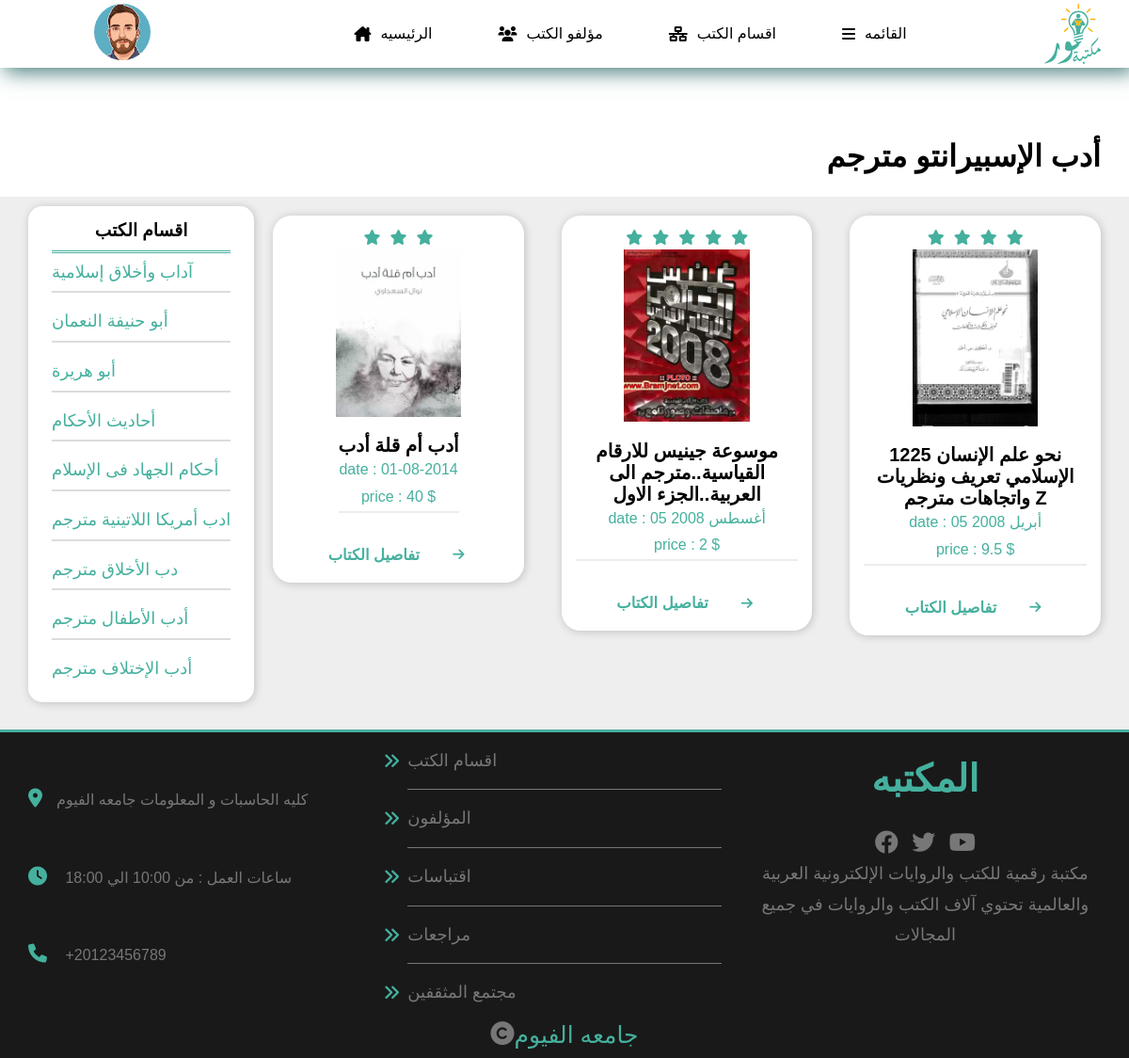
The page /Esperanto_literature_translated on the database its author committed.
### tables this page shows
CREATE TABLE "Sections_parts" (
	"id_sec"	int FOREIGNKEY,
	"part_sections"	varchar(255) NOT NULL,
	FOREIGN KEY("id_sec") REFERENCES "Customers"("sec_i")
);

CREATE TABLE "books" (
	"Book_id"	int IDENTITY(100, 1),
	"book_name"	varchar(255),
	"link"	char(100),
	"rate"	int,
	"book_date"	VARCHAR(255),
	"price"	INTEGER,
	"Description"	varchar(1000),
	"author_id"	int FOREIGNKEY,
	"link_book"	BLOB,
	"quantity_book"	INTEGER,
	PRIMARY KEY("Book_id"),
	FOREIGN KEY("author_id") REFERENCES "Authors"("author_id")
);

### app.py (the view)
@app.route('/Esperanto_literature_translated')
def Esperanto_literature_translated() :
    con=get_db().cursor()
    con.execute(f"select part_sections from Sections_parts limit 9;  ")
    data=con.fetchall()
    con.execute('select * from books where author_id=11')
    rows=con.fetchall()
    con.close()
    return render_template('Esperanto_literature_translated.html',data=data ,rows=rows)

### database.py (called while the page is built)
def get_db() :
    con=sqlite3.connect("tables.sqlite")
    con.row_factory=sqlite3.Row
    return con

### templates/Esperanto_literature_translated.html (shortened to what this page needs)
<!DOCTYPE html>
<html>
<head>
    <link rel="stylesheet" href="../../CSS/all.min.css">
    <link rel="stylesheet" href="../../CSS/pages.css">
    <link rel="stylesheet" href="../../CSS/normalize.css">
    <link rel="stylesheet" href="{{url_for('static', filename= 'css/all.min_page_sections_quotations.css')}}">
    <link rel="stylesheet" href="{{url_for('static', filename= 'css/pages.css')}}">
    <link rel="stylesheet" href="{{url_for('static', filename= 'css/normalize_page_sections_quotations.css')}}">
    <link rel="stylesheet" href="{{url_for('static' , filename='css/all.min_main_details.css')}}">
    <link rel="stylesheet" href="{{url_for('static' , filename='css/normalize__main_details.css')}}">
    <link rel="stylesheet" href="{{url_for('static' , filename='css/style__main_details.css')}}">
</head>
<body>
    <div class="header">
        <div class="container">
            <div class="settings">
                <img class='avatar' src="/static/upload/images/avatar-05.png" alt="logo">
            </div>
            <ul class="main-nav">
                <li class="hid"><a href="{{url_for('home_pages')}}"> <i
                            class="fa-solid fa-house-chimney"></i>الرئيسيه</a>
                </li>
                <li class="hid"> <a href="{{url_for('authors_page')}}"><i class="fa-sharp fa-solid fa-users"></i>مؤلفو
                        الكتب </a> </li>
                <li class="hid"><a href="{{url_for('sections_page')}}"><i class="fa-solid fa-network-wired"></i>اقسام
                        الكتب</a> </li>
                <li class="spec">
                    <a class="mainLink" href="#" id="test"> <i class="fa-solid fa-bars"></i>القائمه</a>
                </li>
            </ul>
            <a href="{{url_for('home_pages')}}" class="logo"> <img src="/static/upload/images/main.svg" style="width: 60px;
                margin: 20px auto;" alt="logo"></a>
        </div>
    </div>
    <h1 class="adders" style="text-align: right;margin-right: 30px; line-height:1.3;margin-top: 74px;">أدب الإسبيرانتو مترجم</h1>
    <div class="content">
        <div class="container">
            <div class="sidebar">
                <h3>اقسام الكتب</h3>
                <ul>
                    {% for row in data %}
                    <li>{{row.part_sections}}</li>
                    {% endfor %}
                </ul>
            </div>
            <div class="mainContent">
                <div class="books">
                    {% for row in rows %}
                    <div class="card">
                        <div class="rate">
                            {% for x in range(0 ,row.rate) %}
                            <i class="fa-sharp fa-solid fa-star"></i>
                            {% endfor %}
                        </div>
                        <div class="image">
                            <img src="{{url_for('static', filename= 'upload/images/' + row.link)}}" alt="logo">
                        </div>
                        <div class="text">
                            <h2>{{row.book_name}}</h2>
                            <p>date : {{row.book_date}}</p>
                            <p>price : {{row.price}} $</p>
                        </div>
                        <a href="{{url_for('Details_of_books' , id_book=row.book_id)}}">
                            <div class="info">
                                <h3>تفاصيل الكتاب</h3>
                                <i class="fa-solid fa-arrow-right"></i>
                            </div>
                        </a>
                    </div>
                    {% endfor %}
                </div>
            </div>
        </div>
    </div>
    <div class="footer">
        <div class="container">
            <div class="box third">
                <div class="adress">
                    <p> <i class="fa-solid fa-location-dot"></i>كليه الحاسبات و المعلومات جامعه الفيوم</p>
                </div>
                <div class="time">
                    <p>
                        <i class="fa-solid fa-clock"></i>
                        ساعات العمل : من 10:00 الي 18:00
                    </p>
                </div>
                <div class="phone">
                    <p><i class="fa-solid fa-phone"></i>
                        +20123456789</p>
                </div>
            </div>
            <div class="box Second">
                <ul>
                    <li>اقسام الكتب</li>
                    <li>المؤلفون</li>
                    <li>اقتباسات</li>
                    <li>مراجعات</li>
                    <li>مجتمع المثقفين</li>
                </ul>
            </div>
            <div class="box first">
                <h1>المكتبه</h1>
                <div class="social">
                    <i class="fa-brands fa-facebook"></i>
                    <i class="fa-brands fa-twitter"></i>
                    <i class="fa-brands fa-youtube"></i>
                </div>
                <p> مكتبة رقمية للكتب والروايات الإلكترونية العربية والعالمية تحتوي آلاف الكتب والروايات في جميع
                    المجالات
                </p>
            </div>
        </div>
        <p class="rights">
            <i class="fa-solid fa-copyright"></i>
            <span>جامعه الفيوم</span>
        </p>
    </div>
</body>
</html>

### myproject/static/css/pages.css (style rules this page uses)
:root { --main-color:#45b09e; --main-color-alt: #326d6cde; --main-transition: 0.3s; --main-padding-top: 100px; --main-padding-bottom: 100px; }
* { box-sizing: border-box; padding: 0; margin: 0; }
html { scroll-behavior: smooth; }
body { font-family: 'Open Sans', sans-serif; font-family: 'Work Sans', sans-serif; }
a { color: #45b09e; text-decoration: none; }
ul { list-style: none; }
.container { padding-left: 15px; padding-right: 15px; margin-left: auto; margin-right: auto; }
@media (min-width:768px) { .container { width: 750px; } }
@media (min-width:992px) { .container { width: 970px; } }
@media (min-width:1200px) { .container { width: 1170px; } }
.header { background-color: white; box-shadow: 0 0 10px #ddd; position: relative; box-shadow:5px 5px 20px var(--main-color-alt) ; }
.header .container { display: flex; justify-content: space-between; align-items: center; flex-wrap: wrap; position: relative; }
.header .container .settings { width: fit-content; text-align: center; }
.header .container .settings .avatar { width: 30%; border-radius: 30px; }
.header .logo { color: var(--main-color); font-weight: 700; font-size: 25px; height: 72px; display: flex; justify-content: center; align-items: center; }
.header .main-nav { display: flex; }
.main-nav>li>a { display: flex; justify-content: center; align-items: center; height: 72px; position: relative; color: black; padding: 0 35px; transition: var(--main-transition); overflow: hidden; }
.main-nav>li>a::before { content: ""; position: absolute; width: 100%; height: 4px; top: 0; left: -100%; background-color: var(--main-color); transition: var(--main-transition); }
.main-nav li a i { padding-right: 10px; }
.content { background-color: #eee; padding-top: 10px; }
.content .container { display: flex; gap: 20px; }
.sidebar { background-color: white; box-shadow: 1px 1px 10px rgb(0 0 0 / 20%); padding: 15px 25px; height:max-content; position: sticky; top: 10px; border-radius: 15px; }
.sidebar h3 { padding-bottom: 10px; text-align: center; border-bottom: 3px double var(--main-color); }
.sidebar ul { display: flex; flex-direction: column; gap: 10px; color: var(--main-color); font-size: 18px; }
.sidebar ul li { transition: var(--main-transition); padding: 10px 0; }
.sidebar ul li:not(:last-child) { border-bottom: 2px solid #DCDCDC; }
.mainContent { flex-grow: 2; display: flex; flex-direction: column; justify-content: space-between; }
.books { padding-top: 10px; padding-bottom: var(--main-padding-top); display: grid; grid-template-columns: repeat(auto-fill, minmax(200px, 1fr)); gap: 40px; }
.card .image img { width: 50%; }
.books .card { transition: 0.5s; box-shadow: 1px 1px 10px rgb(0 0 0 / 20%); border-radius: 20px; overflow: hidden; display: flex; flex-direction: column; justify-content: center; align-items: center; text-align: center; height: fit-content; background-color: white; }
.card .rate { padding-top: 10px; display: flex; justify-content: center; color: var(--main-color); }
.card .rate i { margin: 5px; }
.card .text { margin: 15px; border-bottom: 2px solid #ececec; text-align: center; }
.card .text h2 { font-weight: bold; font-size: 20px; }
.card .text p { color: var(--main-color); line-height: 1.8; }
.card .info { display: flex; justify-content: space-between; align-items: center; color: var(--main-color); font-size: 14px; }
.card .info h3 { margin: 20px 15px; }
.card .info i { margin: 15px 20px; transition: 0.3s; animation: anim-arr 0.5s infinite linear; }

### rows shown on the page
Sections_parts: part_sections "آداب وأخلاق إسلامية"
Sections_parts: part_sections "أبو حنيفة النعمان"
Sections_parts: part_sections "أبو هريرة"
Sections_parts: part_sections "أحاديث الأحكام"
Sections_parts: part_sections "أحكام الجهاد فى الإسلام"
Sections_parts: part_sections "ادب أمريكا اللاتينية مترجم"
Sections_parts: part_sections "دب الأخلاق مترجم"
Sections_parts: part_sections "أدب الأطفال مترجم"
Sections_parts: part_sections "أدب الإختلاف مترجم"
books: rate 3 (drawn), link (picture), book_name "أدب أم قلة أدب", book_date "01-08-2014", price "40"
books: rate 5 (drawn), link (picture), book_name "موسوعة جينيس للارقام القياسية..مترجم الى العربية..الجزء الاول", book_date "05 أغسطس 2008", price "2"
books: rate 4 (drawn), link (picture), book_name "1225 نحو علم الإنسان الإسلامي تعريف ونظريات واتجاهات مترجم Z", book_date "05 أبريل 2008", price "9.5"
